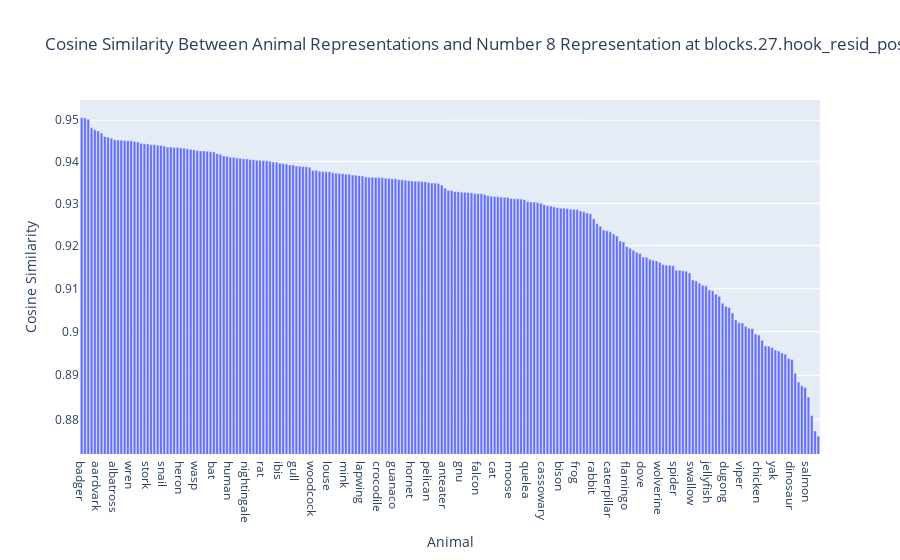

Notebook cell for this chart:
### Code cell
# For each animal, plot the cosine similarity between its representation and the number_representations at blocks.27.hook_resid_post

similarities = {}

for animal, reps in animal_representations.items():
    similarities[animal] = get_cosine_similarities(
        {"blocks.27.hook_resid_post": number_representations["blocks.27.hook_resid_post"]},
        {"blocks.27.hook_resid_post": reps},
    )

# Log y scale and sort by similarity
similarities = dict(sorted(similarities.items(), key=lambda item: item[1]["blocks.27.hook_resid_post"], reverse=True))
px.bar(
    x=list(similarities.keys()),
    y=[sim["blocks.27.hook_resid_post"] for sim in similarities.values()],
    labels={"x": "Animal", "y": "Cosine Similarity"},
    title="Cosine Similarity Between Animal Representations and Number 8 Representation at blocks.27.hook_resid_post",
    log_y=True,

).show()

with open("similarities.json", "w") as f:
    json.dump(similarities, f)

### Figure 1 — Plotly figure (JSON) as saved in the notebook; plotly's stock layout.template omitted (floating-point values rounded to 4 significant figures; data arrays with more than 128 entries replaced by an {"elided": "..."} marker saying what was removed)
{"data": [{"hovertemplate": "Animal=%{x}<br>Cosine Similarity=%{y}<extra></extra>", "legendgroup": "", "marker": {"color": "#636efa", "pattern": {"shape": ""}}, "name": "", "orientation": "v", "showlegend": false, "textposition": "auto", "type": "bar", "x": {"elided": "224 str values"}, "xaxis": "x", "y": {"elided": "224 float values"}, "yaxis": "y"}], "layout": {"barmode": "relative", "legend": {"tracegroupgap": 0}, "title": {"text": "Cosine Similarity Between Animal Representations and Number 8 Representation at blocks.27.hook_resid_post"}, "xaxis": {"anchor": "y", "domain": [0, 1], "title": {"text": "Animal"}}, "yaxis": {"anchor": "x", "domain": [0, 1], "title": {"text": "Cosine Similarity"}, "type": "log"}}}
